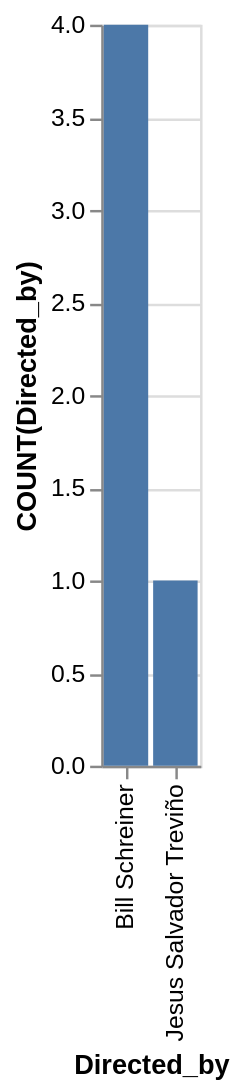

Write the Vega-Lite specification saved for this chart.
### Vega-Lite specification from a JSON file in a GitHub repository (floating-point values rounded to 4 significant figures)
{"data": {"values": [{"x_data": "Bill Schreiner", "y_data": 4}, {"x_data": "Jesus Salvador Treviño", "y_data": 1}]}, "mark": "bar", "encoding": {"x": {"field": "x_data", "type": "nominal", "title": "Directed_by", "sort": {"op": "sum", "field": "y_data", "order": "descending"}}, "y": {"field": "y_data", "type": "quantitative", "title": "COUNT(Directed_by)"}}}
